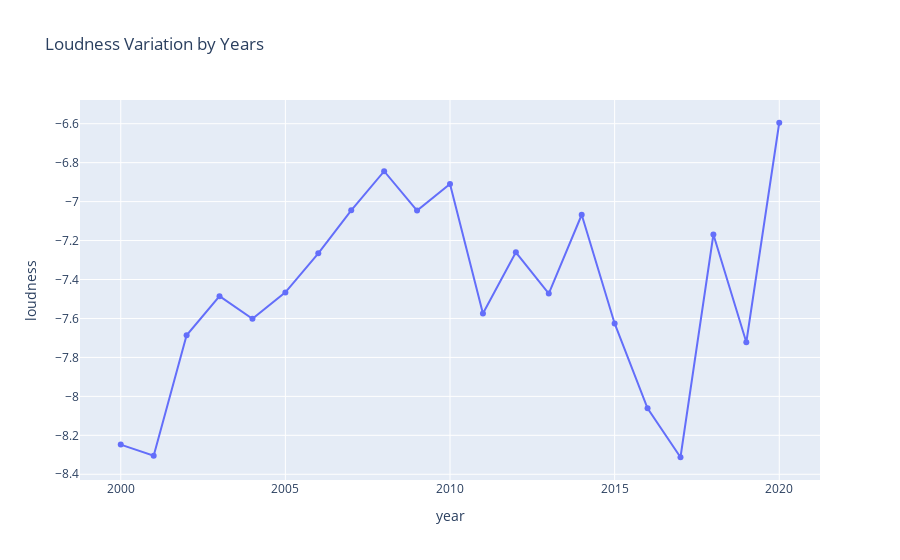

Notebook code for this chart:
### Code cell
fig = px.line(data_by_year, x="year",y="loudness",markers=True,title="Loudness Variation by Years")
fig.show()

### Figure 1 — Plotly figure (JSON) as saved in the notebook; plotly's stock layout.template omitted (floating-point values rounded to 4 significant figures)
{"data": [{"hovertemplate": "year=%{x}<br>loudness=%{y}<extra></extra>", "legendgroup": "", "line": {"color": "#636efa", "dash": "solid"}, "marker": {"symbol": "circle"}, "mode": "lines+markers", "name": "", "orientation": "v", "showlegend": false, "type": "scatter", "x": [2000, 2001, 2002, 2003, 2004, 2005, 2006, 2007, 2008, 2009, 2010, 2011, 2012, 2013, 2014, 2015, 2016, 2017, 2018, 2019, 2020], "xaxis": "x", "y": [-8.248, -8.305, -7.687, -7.486, -7.602, -7.466, -7.266, -7.045, -6.844, -7.046, -6.91, -7.575, -7.261, -7.472, -7.067, -7.626, -8.061, -8.313, -7.169, -7.722, -6.595], "yaxis": "y"}], "layout": {"legend": {"tracegroupgap": 0}, "title": {"text": "Loudness Variation by Years"}, "xaxis": {"anchor": "y", "domain": [0, 1], "title": {"text": "year"}}, "yaxis": {"anchor": "x", "domain": [0, 1], "title": {"text": "loudness"}}}}
